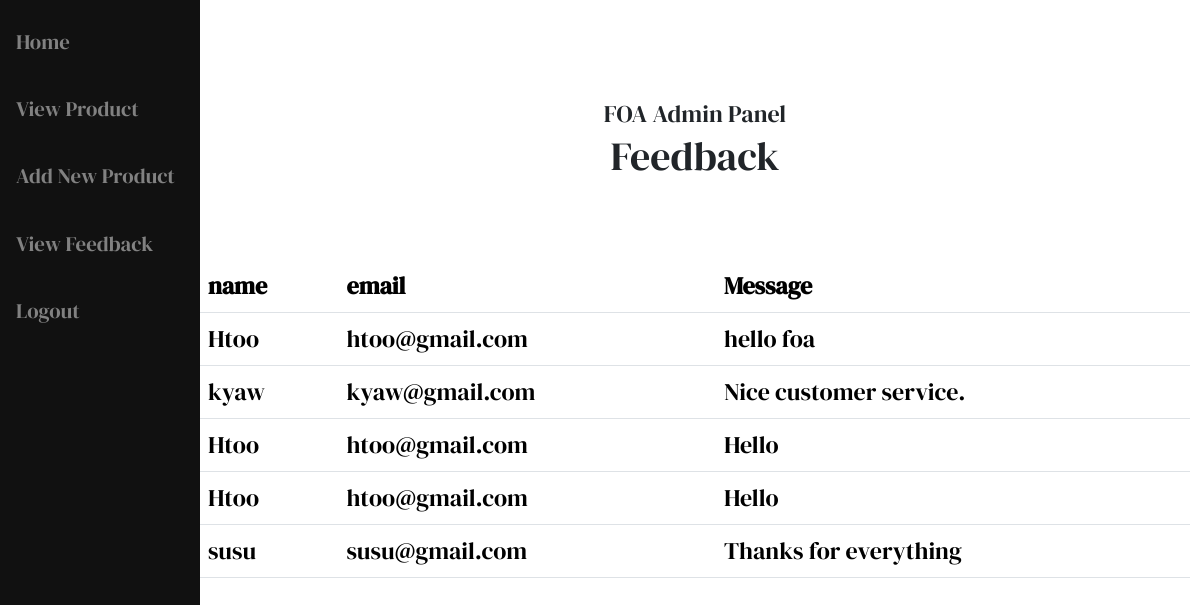
Page /admin/view_contact.php on the committed database.
### tables this page shows
CREATE TABLE IF NOT EXISTS `contact` (
  `name` varchar(255) NOT NULL,
  `email` varchar(100) NOT NULL,
  `message` varchar(255) NOT NULL
);

### admin/view_contact.php (the view, shortened to what this page needs)
<?php
include('connect.php');
?>
<!DOCTYPE html>
<html lang="en">
<head>
    <link rel="stylesheet" href="admin.css">
    <link href="https://cdn.jsdelivr.net/npm/bootstrap@5.3.1/dist/css/bootstrap.min.css" rel="stylesheet">
</head>
<body>
<div class="sidenav">
  <a href="home.php">Home</a><br>
  <a href="product.php">View Product</a><br>
  <a href="update.php">Add New Product</a><br>
  <a href="view_contact.php">View Feedback</a><br>
  <a href="logout.php">Logout</a>
</div>
<br><br><br><br>
<div class="main">
<div class="ad"><center><h>FOA Admin Panel</h></center></div>
<div class="order">
    <center><h1>Feedback</h1 ></center>
    <br><br>
<table class="table">
   <thead>
        <tr>
        <th scope="col">name</th>
        <th scope="col">email</th>
        <th scope="col">Message</th>
        </tr>
    </thead>
    <tbody>
            <?php
                $cont = mysqli_query($con,"SELECT * FROM contact");
                while($row = mysqli_fetch_array($cont)){
                    $name = $row['name'];
                    $email = $row['email'];
                    $msg = $row['message'];
                    echo "
                    <tr>
                        <td>$name</td>
                        <td>$email</td>
                        <td>$msg</td>
                        </tr>
                        ";
                }
            ?>
    </tbody>
    </table>
    </div>
</div>
</body>
</head>

### admin/admin.css (style rules this page uses)
* { margin: 0; padding: 0; box-sizing: border-box; font-family: 'DM Serif Display', serif; }
.table { border-radius: 20px; }
.sidenav { height: 100%; width: 200px; position: fixed; z-index: 1; top: 0; left: 0; background-color: #111; overflow-x: hidden; padding-top: 20px; }
.sidenav a { padding: 6px 8px 6px 16px; text-decoration: none; font-size: 1.3rem; color: #818181; display: block; }
.main { margin-left: 190px; font-size: 1.5rem; padding: 0px 10px; }

### rows in the picture
contact: name "Htoo", email "htoo@gmail.com", message "hello foa"
contact: name "kyaw", email "kyaw@gmail.com", message "Nice customer service."
contact: name "Htoo", email "htoo@gmail.com", message "Hello"
contact: name "Htoo", email "htoo@gmail.com", message "Hello"
contact: name "susu", email "susu@gmail.com", message "Thanks for everything"
